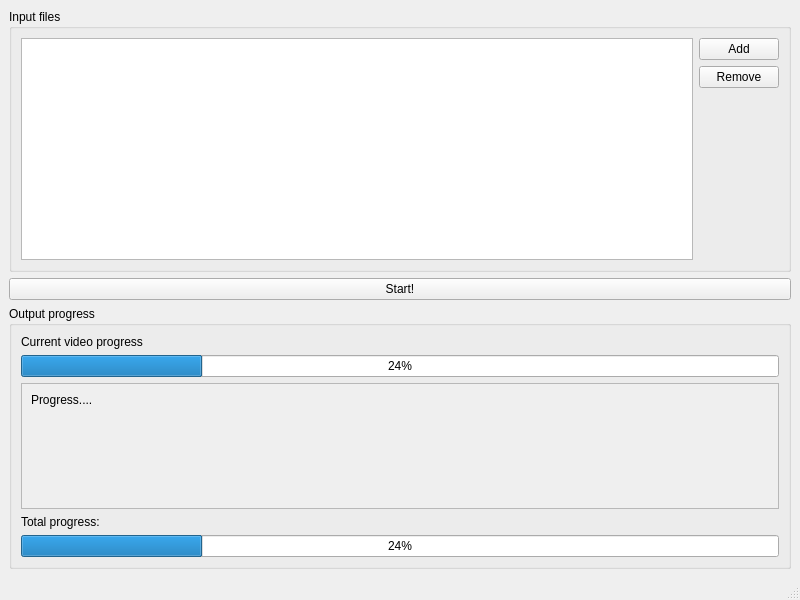
<?xml version="1.0" encoding="UTF-8"?>
<ui version="4.0">
 <class>MainWindow</class>
 <widget class="QMainWindow" name="MainWindow">
  <property name="geometry">
   <rect>
    <x>0</x>
    <y>0</y>
    <width>800</width>
    <height>600</height>
   </rect>
  </property>
  <property name="windowTitle">
   <string>MainWindow</string>
  </property>
  <widget class="QWidget" name="centralwidget">
   <layout class="QVBoxLayout" name="verticalLayout_3">
    <item>
     <widget class="QGroupBox" name="groupBox">
      <property name="title">
       <string>Input files</string>
      </property>
      <layout class="QGridLayout" name="gridLayout">
       <item row="0" column="1">
        <widget class="QPushButton" name="addInputBtn">
         <property name="text">
          <string>Add</string>
         </property>
        </widget>
       </item>
       <item row="1" column="1">
        <widget class="QPushButton" name="remInputBtn">
         <property name="text">
          <string>Remove</string>
         </property>
        </widget>
       </item>
       <item row="2" column="1">
        <spacer name="verticalSpacer">
         <property name="orientation">
          <enum>Qt::Vertical</enum>
         </property>
         <property name="sizeHint" stdset="0">
          <size>
           <width>20</width>
           <height>40</height>
          </size>
         </property>
        </spacer>
       </item>
       <item row="0" column="0" rowspan="3">
        <widget class="QListWidget" name="inputFilesList">
         <property name="selectionMode">
          <enum>QAbstractItemView::ExtendedSelection</enum>
         </property>
        </widget>
       </item>
      </layout>
     </widget>
    </item>
    <item>
     <widget class="QPushButton" name="startBtn">
      <property name="text">
       <string>Start!</string>
      </property>
     </widget>
    </item>
    <item>
     <widget class="QGroupBox" name="groupBox_2">
      <property name="title">
       <string>Output progress</string>
      </property>
      <layout class="QVBoxLayout" name="verticalLayout">
       <item>
        <widget class="QLabel" name="label">
         <property name="text">
          <string>Current video progress</string>
         </property>
        </widget>
       </item>
       <item>
        <widget class="QProgressBar" name="curProgress">
         <property name="value">
          <number>24</number>
         </property>
        </widget>
       </item>
       <item>
        <widget class="QScrollArea" name="scrollArea">
         <property name="widgetResizable">
          <bool>true</bool>
         </property>
         <widget class="QWidget" name="scrollAreaWidgetContents">
          <property name="geometry">
           <rect>
            <x>0</x>
            <y>0</y>
            <width>756</width>
            <height>111</height>
           </rect>
          </property>
          <layout class="QVBoxLayout" name="verticalLayout_2">
           <item>
            <widget class="QLabel" name="label_3">
             <property name="text">
              <string>Progress....</string>
             </property>
             <property name="scaledContents">
              <bool>false</bool>
             </property>
             <property name="alignment">
              <set>Qt::AlignLeading|Qt::AlignLeft|Qt::AlignTop</set>
             </property>
            </widget>
           </item>
          </layout>
         </widget>
        </widget>
       </item>
       <item>
        <widget class="QLabel" name="label_2">
         <property name="text">
          <string>Total progress:</string>
         </property>
         <property name="margin">
          <number>0</number>
         </property>
        </widget>
       </item>
       <item>
        <widget class="QProgressBar" name="totalProgress">
         <property name="value">
          <number>24</number>
         </property>
        </widget>
       </item>
      </layout>
     </widget>
    </item>
   </layout>
  </widget>
  <widget class="QMenuBar" name="menubar">
   <property name="geometry">
    <rect>
     <x>0</x>
     <y>0</y>
     <width>800</width>
     <height>20</height>
    </rect>
   </property>
  </widget>
  <widget class="QStatusBar" name="statusbar"/>
 </widget>
 <resources/>
 <connections/>
</ui>
